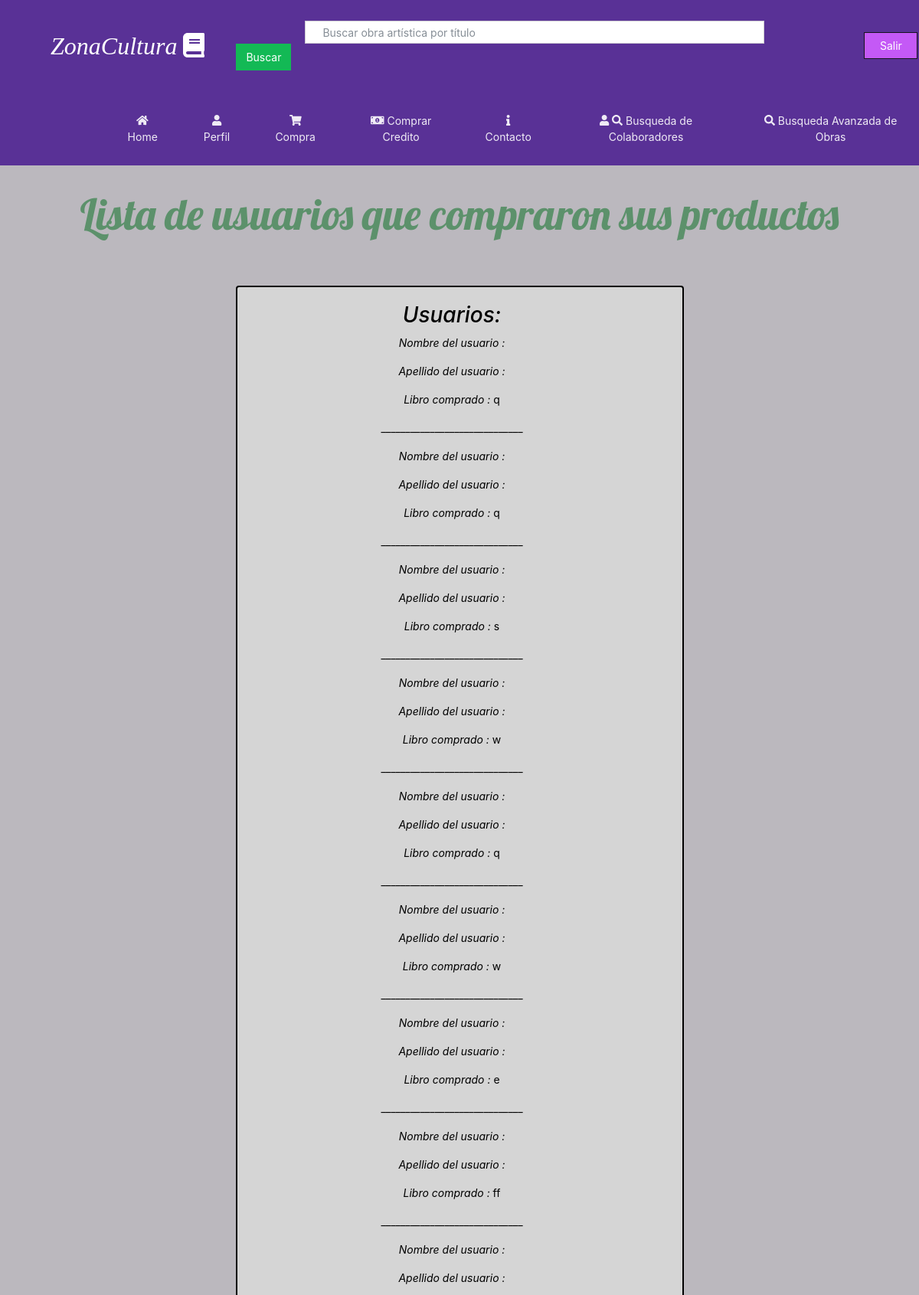
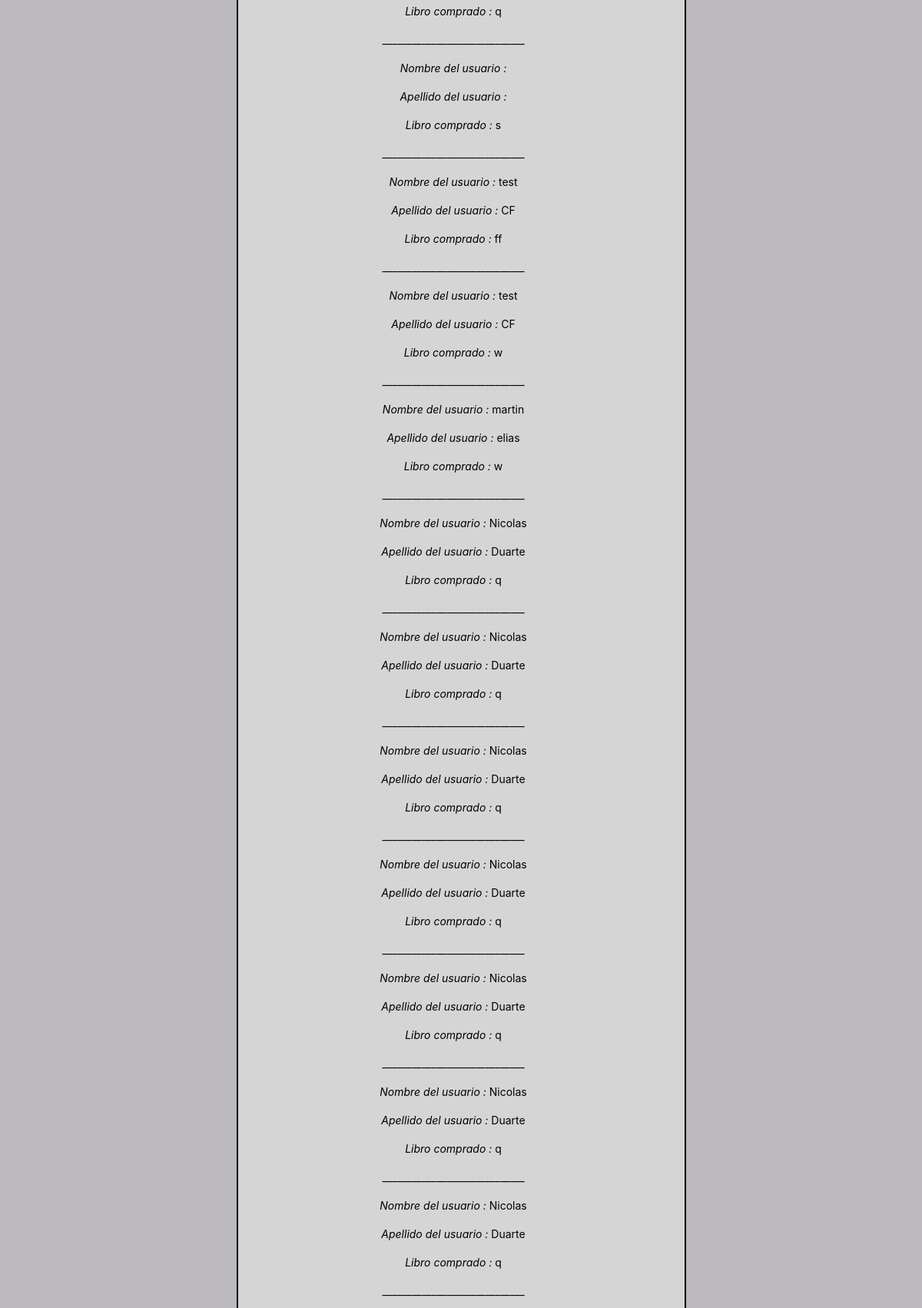
Screenshot of /VistaCompradores (signed in, upper part) with the database file from the repository (2 pictures, top to bottom).
### homePage/models.py (models this page shows, shortened)
class Compradores(models.Model):
		libro = models.ForeignKey(infoLibro, on_delete=models.SET_NULL,null=True)
		manualidad = models.ForeignKey(contenidoManualidad, on_delete=models.SET_NULL,null=True)
		multimedia = models.ForeignKey(contenidoMultimedia, on_delete=models.SET_NULL,null=True)
		usuarioDuenio=models.ForeignKey (infousuario,on_delete=models.SET_NULL, null=True,related_name='usuarioDuenio')
		usuarioComprador=models.ForeignKey (infousuario,on_delete=models.SET_NULL, null=True,related_name='usuarioComprador')

class infoLibro(models.Model):
	user=models.ForeignKey(User,on_delete=models.SET_NULL, null=True)
	archivo=models.FileField(upload_to='contenido/books/', validators=[validate_file_extension],default='contenido/books/default.pdf')
	genero= models.ForeignKey(GeneroLiterario, on_delete=models.SET_NULL, null=True)
	Titulo= models.CharField(max_length=50)
	Descripcion=models.TextField(max_length=2000)
	ISBN= models.IntegerField()
	PrecioLibro= models.IntegerField(default=0,validators=[MinValueValidator(50)])
	CantidadPaginas=models.IntegerField()
	Idioma=models.CharField(max_length=15)
	imagen=models.ImageField(upload_to='images/books/covers/',default='images/books/covers/default.jpg', null=True,blank=True )

class infousuario(models.Model):
	cuantaCerrada=models.BooleanField(default=False)
	tieneCuentaActivada=models.BooleanField(default=True)
	balance= models.IntegerField(default=0,validators=[MinValueValidator(50)])
	user= models.OneToOneField (User,on_delete=models.CASCADE)
	descripcion=models.TextField(max_length=130, default="",blank=True, null=True)
	aficiones= models.ForeignKey(competencias,on_delete=models.CASCADE,null=True)
	es_CreadorDeContenido= models.BooleanField(default=False)
	profile_img=models.ImageField(upload_to='images/profile/',default='images/profile/perfilb.jpg',null=False,blank=False)
	es_Colaborador= models.BooleanField(default=False)
	numeroTelefono=models.PositiveIntegerField(blank=True, null=True, validators=[MinValueValidator(1000000),MaxValueValidator(9999999999)])

### homePage/views.py (the view)
# urls.py: url(r'^VistaCompradores$', views.compradores_view, name='ver compradores'),
@login_required(login_url='/')
def compradores_view(request):
	usuario= infousuario.objects.get(user = request.user)
	usuariosCompradores=[]
	usuariosCompraManu=[]
	compradxres=Compradores.objects.filter(usuarioDuenio=infousuario.objects.get(user = request.user))
	for item in compradxres:
		if( item.usuarioComprador is not None and item.libro is not None ):#Si es un libro
			usuariosCompradores.append(item)
		if( item.usuarioComprador is not None and item.manualidad is not None ):#Si es un libro
			usuariosCompraManu.append(item)
	return render(request,'VistaCompradores.html',{'usuariosCompradores':usuariosCompradores,'usuariosCompraManu':usuariosCompraManu})

### homePage/templates/VistaCompradores.html (shortened to what this page needs)
{% extends 'plantillaGeneral.html' %}
{% block extrahead %}
<link rel="stylesheet" href="/static/css/perfil.css">
{% endblock %}
{% block content %}
<h1 class="heading">Lista de usuarios que compraron sus productos</h1>
<div class="row">
	<div class="col col-3"></div>
	<div class="col col-6">
		<div class="container-7 conteiner">
			<h2 align="center"><em><i>Usuarios: </em></i></h2>
			<center>
				{% for  Usuarios in usuariosCompradores %}
				<p><em><i>Nombre del usuario : </i></em>{{Usuarios.usuarioComprador.user.first_name}}</p>
				<p><em><i>Apellido del usuario :</i></em> {{Usuarios.usuarioComprador.user.last_name}}</p>
				<p><em><i>Libro comprado : </i></em>{{Usuarios.libro.Titulo}}</p>
				<p>_____________________________</p>
				{%endfor%}
				</center>
		</div>
	</div>
{% endblock %}

### homePage/static/css/perfil.css (style rules this page uses)
.heading { text-align: center; margin-top: 30px; margin-bottom: 60px; position: relative; font-family: 'Lobster', cursive; color: #5C916B; font-size: 4em; }
.container-7 { padding-top: 20px; padding-bottom: 20px; padding-right: 50px; padding-left: 30px; margin-right: 0px; margin-bottom: 50px; border-style: solid; border-width: 2px; border-color: black; border-radius: 4px; color: #000; background-color: #D5D5D5; }

### homePage/static/css/paginahome.css (style rules this page uses)
body { background-color: #BBB8BE; }

### rows the page displays
Compradores: libro.Titulo "q"
Compradores: libro.Titulo "q"
Compradores: libro.Titulo "s"
Compradores: libro.Titulo "w"
Compradores: libro.Titulo "q"
Compradores: libro.Titulo "w"
Compradores: libro.Titulo "e"
Compradores: libro.Titulo "ff"
Compradores: libro.Titulo "q"
Compradores: libro.Titulo "s"
Compradores: usuarioComprador.user.first_name "test", usuarioComprador.user.last_name "CF", libro.Titulo "ff"
Compradores: usuarioComprador.user.first_name "test", usuarioComprador.user.last_name "CF", libro.Titulo "w"
Compradores: usuarioComprador.user.first_name "martin", usuarioComprador.user.last_name "elias", libro.Titulo "w"
Compradores: usuarioComprador.user.first_name "Nicolas", usuarioComprador.user.last_name "Duarte", libro.Titulo "q"
Compradores: usuarioComprador.user.first_name "Nicolas", usuarioComprador.user.last_name "Duarte", libro.Titulo "q"
Compradores: usuarioComprador.user.first_name "Nicolas", usuarioComprador.user.last_name "Duarte", libro.Titulo "q"
Compradores: usuarioComprador.user.first_name "Nicolas", usuarioComprador.user.last_name "Duarte", libro.Titulo "q"
Compradores: usuarioComprador.user.first_name "Nicolas", usuarioComprador.user.last_name "Duarte", libro.Titulo "q"
Compradores: usuarioComprador.user.first_name "Nicolas", usuarioComprador.user.last_name "Duarte", libro.Titulo "q"
Compradores: usuarioComprador.user.first_name "Nicolas", usuarioComprador.user.last_name "Duarte", libro.Titulo "q"
